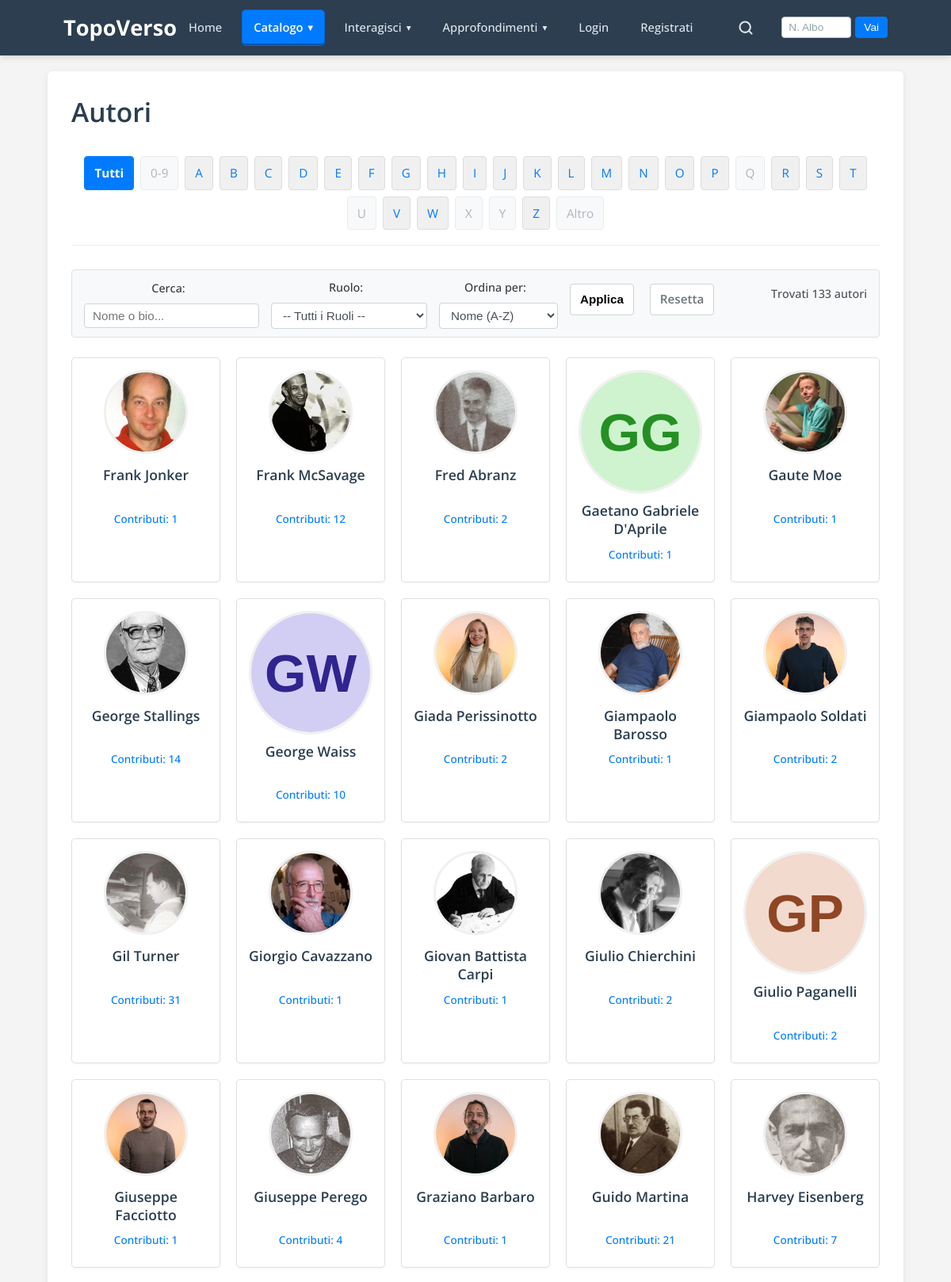
The app's page /authors_page.php?page=2 (upper part) with its own data.
### tables this page shows
CREATE TABLE `persons` (
  `person_id` int NOT NULL,
  `name` varchar(255) NOT NULL,
  `slug` varchar(255) DEFAULT NULL,
  `biography` text,
  `person_image` varchar(255) DEFAULT NULL,
  `created_at` timestamp NULL DEFAULT CURRENT_TIMESTAMP,
  `updated_at` timestamp NULL DEFAULT CURRENT_TIMESTAMP ON UPDATE CURRENT_TIMESTAMP
);

### authors_page.php (the view, shortened to what this page needs)
<?php
require_once 'includes/db_connect.php';
require_once 'includes/functions.php';
$page_title = "Autori";
$current_letter = $_GET['letter'] ?? null;
$search_term = isset($_GET['search']) ? trim($_GET['search']) : '';
$sort_options = [
    'name_asc' => 'Nome (A-Z)',
    'name_desc' => 'Nome (Z-A)',
    'most_stories' => 'Più Contributi',
    'least_stories' => 'Meno Contributi',
];
$current_sort = $_GET['sort'] ?? 'name_asc';
$items_per_page = 50;
$current_page = isset($_GET['page']) ? (int)$_GET['page'] : 1;
$base_query_fields = "SELECT p.person_id, p.name, p.slug, p.person_image,
                        (SELECT COUNT(DISTINCT story_id) FROM story_persons sp_count WHERE sp_count.person_id = p.person_id) +
                        (SELECT COUNT(DISTINCT comic_id) FROM comic_persons cp_count WHERE cp_count.person_id = p.person_id) as contribution_count";
$base_query_from = " FROM persons p";
$params = [];
$types = "";
$where_sql = "";
$count_sql = "SELECT COUNT(DISTINCT p.person_id) as total FROM persons p" . $where_sql;
$stmt_total = $mysqli->prepare($count_sql);
$stmt_total->execute();
$total_authors = $stmt_total->get_result()->fetch_assoc()['total'] ?? 0;
$offset = ($current_page - 1) * $items_per_page;
$order_by_sql = "";
switch ($current_sort) {
    case 'name_asc': default: $order_by_sql = " ORDER BY p.name ASC"; break;
}
$authors_query_sql = $base_query_fields . $base_query_from . $where_sql . " GROUP BY p.person_id" . $order_by_sql . " LIMIT ? OFFSET ?";
$stmt_authors = $mysqli->prepare($authors_query_sql);
$current_params_data = $params;
$current_types_data = $types;
$current_params_data[] = $items_per_page;
$current_types_data .= "i";
$current_params_data[] = $offset;
$current_types_data .= "i";
if (!empty($current_types_data)) {
    $stmt_authors->bind_param($current_types_data, ...$current_params_data);
}
$stmt_authors->execute();
$result_authors = $stmt_authors->get_result();
$authors = $result_authors ? $result_authors->fetch_all(MYSQLI_ASSOC) : [];
$nav_params_for_alphabet = [];
$letters_nav = generate_alphabetical_nav_with_params('authors_page.php', 'persons', 'name', $current_letter, $nav_params_for_alphabet);
require_once 'includes/header.php';
?>
<div class="container page-content-container">
    <h1><?php echo htmlspecialchars($page_title); ?></h1>
    <?php echo $letters_nav; ?>
    <div class="controls-bar">
        <form method="GET" action="authors_page.php" id="filterSortFormAuthors" class="form-inline" style="flex-grow: 1; display: flex; flex-wrap: wrap; gap: 15px; align-items: center;">
            <div class="filter-group">
                <label for="search_author">Cerca:</label>
                <input type="text" name="search" id="search_author" placeholder="Nome o bio..." value="<?php echo htmlspecialchars($search_term); ?>" style="padding: 6px 10px; border-radius: 4px; border: 1px solid #ced4da;">
            </div>
            <div class="filter-group">
                <label for="role_filter">Ruolo:</label>
                <select name="role" id="role_filter" class="form-control">
                    <option value="">-- Tutti i Ruoli --</option>
                </select>
            </div>
            <div class="filter-group">
                <label for="sort_authors">Ordina per:</label>
                <select name="sort" id="sort_authors" class="form-control">
                    <?php foreach ($sort_options as $key => $value): ?>
                        <option value="<?php echo $key; ?>" <?php echo ($current_sort === $key) ? 'selected' : ''; ?>>
                            <?php echo htmlspecialchars($value); ?>
                        </option>
                    <?php endforeach; ?>
                </select>
            </div>
            <button type="submit" class="btn btn-sm btn-primary">Applica</button>
            <a href="authors_page.php" class="btn btn-sm btn-outline-secondary">Resetta</a>
        </form>
        <?php if ($total_authors > 0): ?>
        <span class="results-info">
            Trovati <?php echo $total_authors; ?> autori
        </span>
        <?php endif; ?>
    </div>
    <?php if (!empty($authors)): ?>
        <div class="author-grid">
            <?php foreach ($authors as $author_item): ?>
                <div class="author-card">
                    <?php
                    $author_link = !empty($author_item['slug']) ? 'author_detail.php?slug=' . urlencode($author_item['slug']) : 'author_detail.php?id=' . $author_item['person_id'];
                    ?>
                    <a href="<?php echo $author_link; ?>">
                        <?php if ($author_item['person_image']): ?>
                            <img src="<?php echo UPLOADS_URL . htmlspecialchars($author_item['person_image']); ?>" alt="<?php echo htmlspecialchars($author_item['name']); ?>" class="author-image">
                        <?php else: ?>
                            <?php echo generate_image_placeholder(htmlspecialchars($author_item['name']), 150, 150, 'author-image placeholder-person-img'); ?>
                        <?php endif; ?>
                        <h3><?php echo htmlspecialchars($author_item['name']); ?></h3>
                        <p class="story-count">Contributi: <?php echo $author_item['contribution_count']; ?></p>
                    </a>
                </div>
            <?php endforeach; ?>
        </div>
    <?php else: ?>
        <p style="text-align:center; margin-top:30px;">Nessun autore trovato nel database.</p>
    <?php endif; ?>
</div>
<?php
require_once 'includes/footer.php';
?>

### includes/functions.php (shortened to what this page needs)
<?php
if (!function_exists('generate_image_placeholder')) {
    function generate_image_placeholder($name, $width = 100, $height = 100, $class = '') {
        $initials = '';
        if (!empty($name)) {
            $name_parts = explode(' ', trim($name), 2);
            if (isset($name_parts[0][0])) {
                $initials .= strtoupper(mb_substr($name_parts[0], 0, 1, 'UTF-8'));
            }
            if (isset($name_parts[1][0])) {
                $initials .= strtoupper(mb_substr($name_parts[1], 0, 1, 'UTF-8'));
            }
        }
        $hue = crc32(strtolower(trim($name))) % 360;
        $bgColor = "hsl($hue, 60%, 88%)";
        $textColor = "hsl($hue, 60%, 35%)";
        $fontSize = min($width, $height) * 0.45;
        $svg_classes = 'img-placeholder';
        if (!empty($class)) {
            $svg_classes .= ' ' . htmlspecialchars($class);
        }
        $inline_style = "width: {$width}px; height: {$height}px; max-width: {$width}px; max-height: {$height}px; flex-shrink: 0;";
        $svg = '<svg width="'.(int)$width.'" height="'.(int)$height.'" viewBox="0 0 '.(int)$width.' '.(int)$height.'" class="'.$svg_classes.'" style="'.$inline_style.'" xmlns="http://www.w3.org/2000/svg" aria-label="Placeholder per '.htmlspecialchars($name).'">';
        $svg .= '<rect width="100%" height="100%" fill="'.$bgColor.'"/>';
        $svg .= '<text x="50%" y="50%" dy=".35em" font-family="Arial, Helvetica, sans-serif" font-weight="bold" font-size="'.$fontSize.'px" fill="'.$textColor.'" text-anchor="middle">'.htmlspecialchars($initials).'</text>';
        $svg .= '</svg>';
        return $svg;
    }
}
if (!function_exists('generate_alphabetical_nav_with_params')) {
    function generate_alphabetical_nav_with_params($base_page, $table_name, $column_name, $current_letter, $extra_params = []) {
        global $mysqli;
        $active_initials = [];
        $sql_initials = "
            SELECT DISTINCT
                CASE
                    WHEN LEFT(UPPER(t.$column_name), 1) BETWEEN 'A' AND 'Z' THEN LEFT(UPPER(t.$column_name), 1)
                    WHEN LEFT(t.$column_name, 1) BETWEEN '0' AND '9' THEN '0-9'
                    ELSE 'Altro'
                END AS initial
            FROM $table_name t ";
        $role_filter_for_initials_params = [];
        if ($table_name === 'persons' && isset($extra_params['role']) && !empty($extra_params['role'])) {
            $current_selected_role_for_initials = $extra_params['role'];
            $sql_initials .= " WHERE (EXISTS (SELECT 1 FROM story_persons sp_f_init WHERE sp_f_init.person_id = t.person_id AND sp_f_init.role = ?)
                                   OR EXISTS (SELECT 1 FROM comic_persons cp_f_init WHERE cp_f_init.person_id = t.person_id AND cp_f_init.role = ?)) ";
            $role_filter_for_initials_params[] = $current_selected_role_for_initials;
            $role_filter_for_initials_params[] = $current_selected_role_for_initials;
            $role_filter_for_initials_types = "ss";
        } else {
             $sql_initials .= " WHERE t.$column_name IS NOT NULL AND t.$column_name != '' ";
        }
        $sql_initials .= " ORDER BY initial ASC";
        $stmt_initials = $mysqli->prepare($sql_initials);
        $stmt_initials->execute();
        $result_initials = $stmt_initials->get_result();
        if ($result_initials) {
            while ($row = $result_initials->fetch_assoc()) {
                $active_initials[] = $row['initial'];
            }
        }
        $sorted_active_initials = [];
        $letters_part = []; $numeric_part = null; $other_part = null;
        foreach ($active_initials as $init) {
            if ($init === '0-9') $numeric_part = $init;
            elseif ($init === 'Altro') $other_part = $init;
            else $letters_part[] = $init;
        }
        sort($letters_part);
        $sorted_active_initials = array_merge($sorted_active_initials, $letters_part);
        $nav_html = '<nav class="alphabet-nav">';
        $link_all_params = $extra_params;
        $nav_html .= '<a href="' . htmlspecialchars($base_page . (!empty($link_all_params) ? '?' . http_build_query($link_all_params) : '')) . '" class="' . ($current_letter === null ? 'active' : '') . '">Tutti</a>';
        $all_possible_links = array_merge(['0-9'], range('A', 'Z'), ['Altro']);
        foreach ($all_possible_links as $char_alpha) {
            $is_active_db = in_array($char_alpha, $sorted_active_initials);
            $class = '';
            if ($current_letter !== null && strtoupper($current_letter) == $char_alpha) {
                $class = 'active';
            } elseif (!$is_active_db) {
                $class = 'disabled';
            }
            $link_params_letter = $extra_params;
            $link_params_letter['letter'] = $char_alpha;
            $href = $is_active_db ? htmlspecialchars($base_page . '?' . http_build_query($link_params_letter)) : '#';
            $nav_html .= '<a href="' . $href . '" class="' . $class . '">' . $char_alpha . '</a>';
        }
        $nav_html .= '</nav>';
        return $nav_html;
    }
}

### records on screen
persons: person_image (picture), name "Frank Jonker", contribution_count "1"
persons: person_image (picture), name "Frank McSavage", contribution_count "12"
persons: person_image (picture), name "Fred Abranz", contribution_count "2"
persons: name "Gaetano Gabriele D'Aprile", contribution_count "1"
persons: person_image (picture), name "Gaute Moe", contribution_count "1"
persons: person_image (picture), name "George Stallings", contribution_count "14"
persons: name "GW", name "George Waiss", contribution_count "10"
persons: person_image (picture), name "Giada Perissinotto", contribution_count "2"
persons: person_image (picture), name "Giampaolo Barosso", contribution_count "1"
persons: person_image (picture), name "Giampaolo Soldati", contribution_count "2"
persons: person_image (picture), name "Gil Turner", contribution_count "31"
persons: person_image (picture), name "Giorgio Cavazzano", contribution_count "1"
persons: person_image (picture), name "Giovan Battista Carpi", contribution_count "1"
persons: person_image (picture), name "Giulio Chierchini", contribution_count "2"
persons: name "GP", name "Giulio Paganelli", contribution_count "2"
persons: person_image (picture), name "Giuseppe Facciotto", contribution_count "1"
persons: person_image (picture), name "Giuseppe Perego", contribution_count "4"
persons: person_image (picture), name "Graziano Barbaro", contribution_count "1"
persons: person_image (picture), name "Guido Martina", contribution_count "21"
persons: person_image (picture), name "Harvey Eisenberg", contribution_count "7"

### other values on screen
$site_name_to_display_frontend "TopoVerso"
$item['label'] "Home"
$item['label'] "Catalogo"
$item['label'] "Interagisci"
$item['label'] "Approfondimenti"
$page_title "Autori"
$char_alpha "0-9"
$char_alpha "A"
$char_alpha "B"
$char_alpha "C"
$char_alpha "D"
$char_alpha "E"
$char_alpha "F"
$char_alpha "G"
$char_alpha "H"
